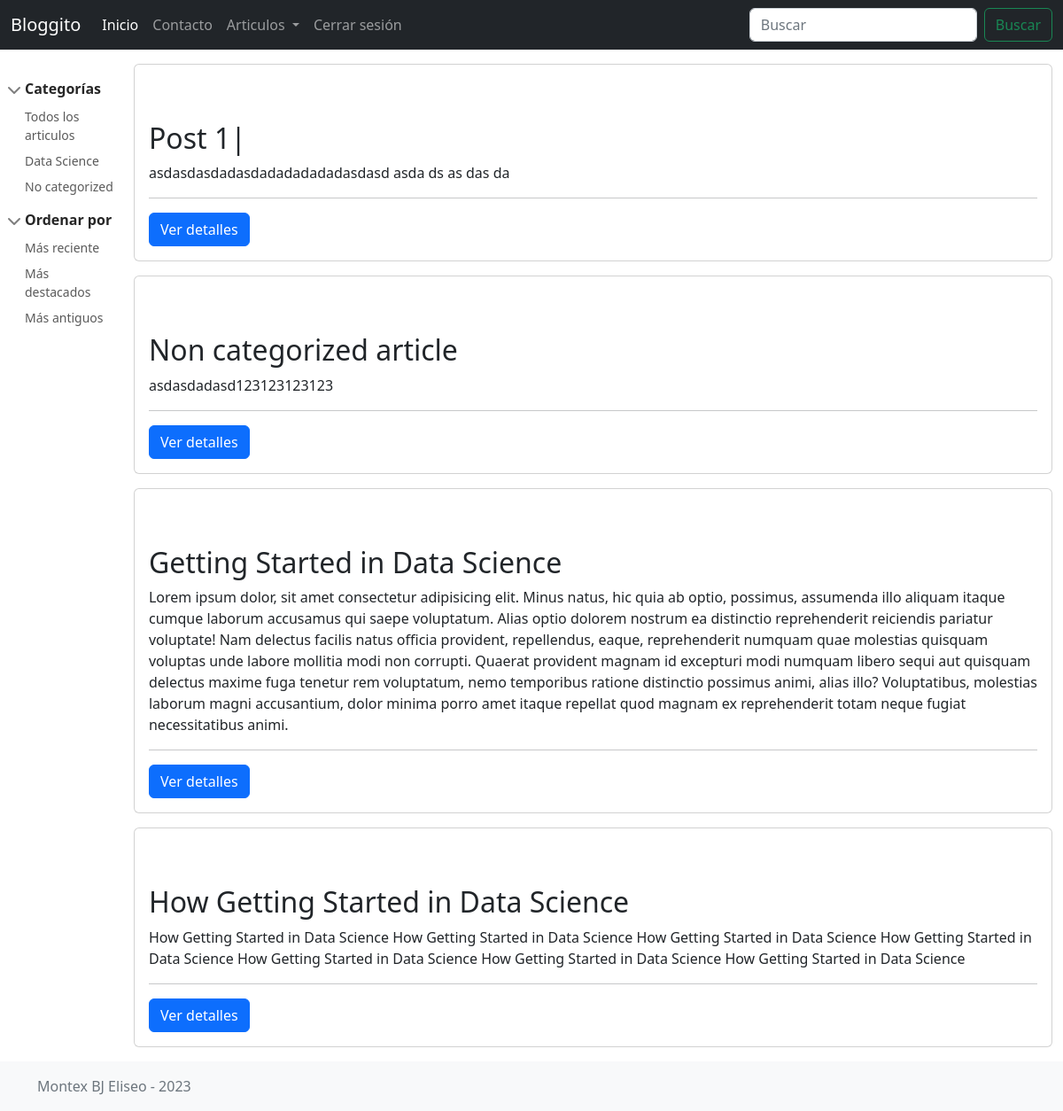
Screenshot of /posts/ (signed in) with the database file from the repository.
### apps/posts/models.py (models this page shows, shortened)
class Category(models.Model):
    name = models.CharField(max_length=100)
    description = models.TextField()
    created_at = models.DateTimeField(auto_now = True, editable=False)
    updated_at = models.DateTimeField(auto_now_add = True, editable=False)
    def get_filterby_link(self):
        url = reverse('posts:index')
        return f"{url}?category={self.pk}"

class Post(models.Model):
    title = models.CharField(max_length=100)
    short_description = models.TextField()
    image = models.ImageField()
    content = models.TextField()
    created_at = models.DateTimeField(auto_now=True, editable=False)
    updated_at = models.DateTimeField(auto_now_add=True, editable=False)
    author = models.ForeignKey(get_user_model(), null=True, on_delete=models.SET_NULL)
    category = models.ForeignKey(Category, null=True, on_delete=models.SET_NULL)
    tags = models.ManyToManyField(Tag)
    def get_absolute_url(self):
        return reverse('posts:view', args=[self.pk])

### apps/posts/views.py (the view, shortened to what this page needs)
# urls.py: path('', PostListView.as_view(), name = 'index'),
class PostListView(ListView):
    model = Post
    template_name = "posts/post_list.html"
    context_object_name = "posts"
    def get_queryset(self):
        queryset = Post.objects.all().order_by("-created_at")
        category = self.request.GET.get("category", "")
        q = self.request.GET.get("q", "")
        if category:
            queryset = queryset.filter(Q(category__id=category))
        return queryset
    def get_context_data(self, **kwargs):
        context = super().get_context_data(**kwargs)
        context["categories"] = Category.objects.all()
        return context

### templates/posts/post_list.html (shortened to what this page needs)
{% extends 'base.html' %}
{% block content %}
<main class="d-flex">
    {% include 'posts/sidebar.html' %}
    <section class="container">
        {% for post in posts %}
        <article class="card  my-3">
            <div class="card-body">
                <h2 class="mt-5">{{post.title}}</h2>
                <p>{{post.short_description}}</p>
                <hr>
                <a class="btn btn-primary" href="{{post.get_absolute_url}}">Ver detalles</a>
            </div>
        </article>
        {% empty %}
        <h1>No hay articulos para mostrar</h1>
        {% endfor %}
    </section>
</main>
{% endblock content %}

### templates/posts/sidebar.html
<aside class="bd-sidebar">
    <nav class="collapse bd-links" id="bd-docs-nav" aria-label="Docs navigation">
        <ul class="list-unstyled mb-0 py-3 pt-md-1">
            <li class="mb-1">
                <button class="btn d-inline-flex align-items-center rounded" data-bs-toggle="collapse"
                    data-bs-target="#collapse1" aria-expanded="true">
                    Categorías
                </button>
                <div class="collapse show" id="collapse1">
                    <ul class="list-unstyled fw-normal pb-1 small">
                        <li><a href="{% url 'posts:index' %}" class="d-inline-flex align-items-center rounded">Todos los
                                articulos</a></li>
                        {% for category in categories %}
                        <li><a href="{{category.get_filterby_link}}"
                                class="d-inline-flex align-items-center rounded">{{category.name}}</a></li>
                        {% empty %}
                        No hay categorías
                        {% endfor %}
                    </ul>
                </div>
            </li>
            <li class="mb-1">
                <button class="btn d-inline-flex align-items-center rounded" data-bs-toggle="collapse"
                    data-bs-target="#collapse2" aria-expanded="true">
                    Ordenar por
                </button>
                <div class="collapse show" id="collapse2">
                    <ul class="list-unstyled fw-normal pb-1 small">
                        <li><a href="#" class="d-inline-flex align-items-center rounded">Más reciente</a></li>
                        <li><a href="#" class="d-inline-flex align-items-center rounded">Más destacados</a></li>
                        <li><a href="#" class="d-inline-flex align-items-center rounded">Más antiguos</a></li>
                    </ul>
                </div>
            </li>
        </ul>
    </nav>
</aside>

### static/css/docs.css (style rules this page uses)
@media (min-width: 768px) { :root { scroll-padding-top:4rem } }
.bd-links { overflow: auto; font-weight: 600 }
@media (min-width: 768px) { .bd-links { position:-webkit-sticky; position: sticky; top: 5rem; display: block !important; height: calc(100vh - 7rem); padding-left: .25rem; margin-left: -.25rem; overflow-y: auto } }
.bd-links a { padding: .1875rem .5rem; margin-top: .125rem; margin-left: 1.25rem; color: rgba(0,0,0,0.65); text-decoration: none }
.bd-links .btn { padding: .25rem .5rem; font-weight: 600; color: rgba(0,0,0,0.65); background-color: transparent; border: 0 }
.bd-links .btn::before { width: 1.25em; line-height: 0; transition: transform 0.35s ease; transform-origin: .5em 50% }
.bd-links .btn[aria-expanded="true"] { color: rgba(0,0,0,0.85) }
.bd-links .btn[aria-expanded="true"]::before { transform: rotate(90deg) }
.bd-sidebar { grid-area: sidebar }

### rows the page displays
Category: name "Data Science"
Category: name "No categorized"
Post: title "Post 1|", short_description "asdasdasdadasdadadadadadasdasd asda ds as das da"
Post: title "Non categorized article", short_description "asdasdadasd123123123123"
Post: title "Getting Started in Data Science", short_description "Lorem ipsum dolor, sit amet consectetur adipisicing elit. Minus natus, hic quia ab optio, possimus, assumenda illo aliquam itaque cumque laborum accusamus qui saepe voluptatum. Alias optio dolorem nostrum ea distinctio reprehenderit reiciendis pariatur voluptate! Nam delectus facilis natus officia provident, repellendus, eaque, reprehenderit numquam quae molestias quisquam voluptas unde labore mollitia modi non corrupti. Quaerat provident magnam id excepturi modi numquam libero sequi aut quisquam delectus maxime fuga tenetur rem voluptatum, nemo temporibus ratione distinctio possimus animi, alias illo? Voluptatibus, molestias laborum magni accusantium, dolor minima porro amet itaque…"
Post: title "How Getting Started in Data Science", short_description "How Getting Started in Data Science How Getting Started in Data Science How Getting Started in Data Science How Getting Started in Data Science How Getting Started in Data Science How Getting Started in Data Science How Getting Started in Data Science"
